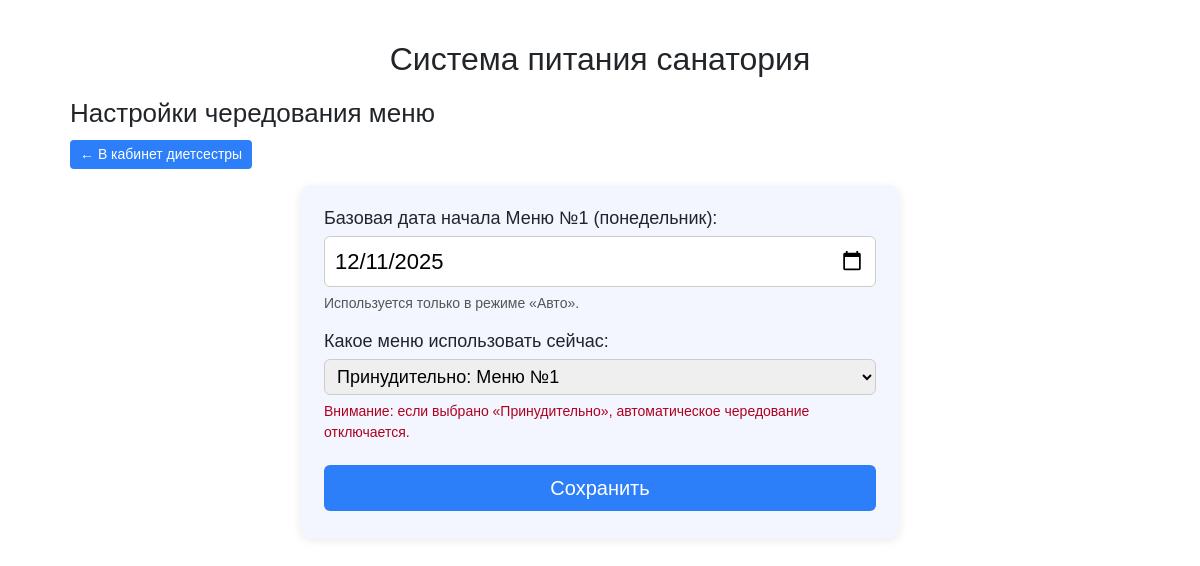
/diet/menu-settings/ (signed in), run on an earlier commit of the app's database.
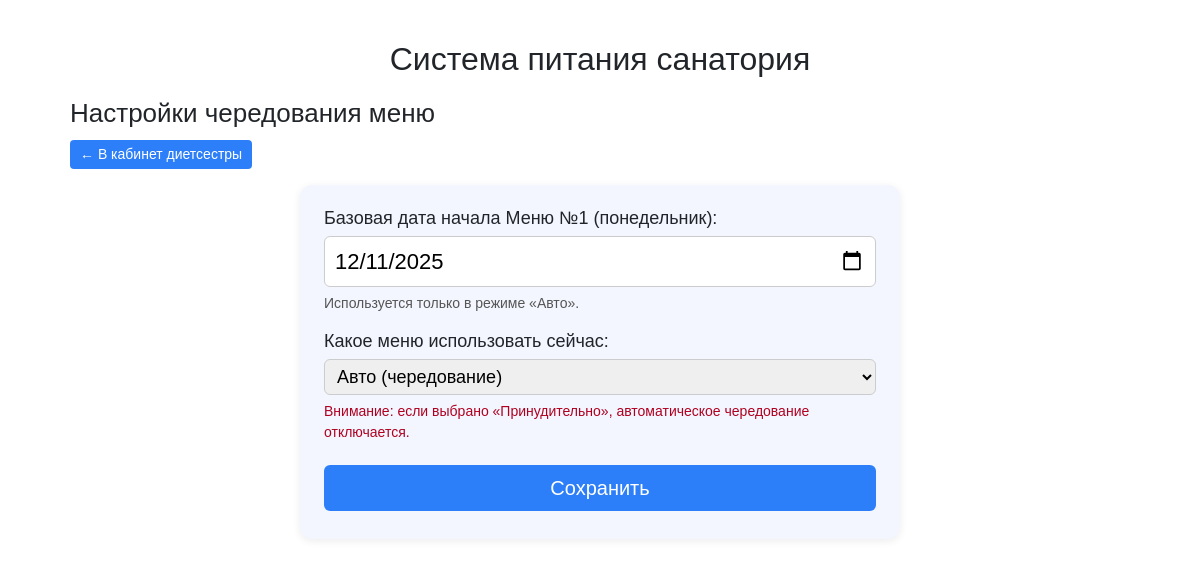
And on a later commit of the database.
### dining/models.py (models this page shows, shortened)
class MenuRotationConfig(models.Model):
    base_date = models.DateField(
        default=date(2025, 12, 8),
        verbose_name="Базовая дата начала Меню №1 (понедельник)",
    )
    forced_cycle = models.ForeignKey(
        "MenuCycle",
        null=True,
        blank=True,
        on_delete=models.SET_NULL,
        verbose_name="Принудительно использовать меню",
        help_text="Если не задано — используется автоматическое чередование.",
    )
    updated_at = models.DateTimeField(auto_now=True)
    class Meta:
        verbose_name = "Настройка чередования меню"
        verbose_name_plural = "Настройки чередования меню"

### dining/views.py (the view, shortened to what this page needs)
# urls.py: path("diet/menu-settings/", views.menu_settings_view, name="menu_settings"),
@login_required
def menu_settings_view(request):
    cfg = get_menu_rotation_config()
    cycles = list(MenuCycle.objects.order_by("id"))
    return render(request, "dining/menu_settings.html", {
        "cfg": cfg,
        "cycles": cycles,
    })

### dining/views.py (called while the page is built)
def get_menu_rotation_config():
    cfg, _ = MenuRotationConfig.objects.get_or_create(id=1)
    return cfg

### templates/dining/menu_settings.html (shortened to what this page needs)
{% extends "base.html" %}
{% block content %}
<h2>Настройки чередования меню</h2>
<p>
  <a href="{% url 'diet_home' %}" class="btn-link">← В кабинет диетсестры</a>
</p>
<div class="menu-select-panel">
  <form method="post" class="menu-select-form">
    <div class="field-row">
      <label>Базовая дата начала Меню №1 (понедельник):</label>
      <input type="date" name="base_date" value="{{ cfg.base_date|date:'Y-m-d' }}">
      <div style="font-size:14px; color:#555; margin-top:6px;">
        Используется только в режиме «Авто».
      </div>
    </div>
    <div class="field-row">
      <label>Какое меню использовать сейчас:</label>
      <select name="forced_cycle">
        <option value="" {% if not cfg.forced_cycle_id %}selected{% endif %}>Авто (чередование)</option>
        {% for c in cycles %}
          <option value="{{ c.id }}" {% if cfg.forced_cycle_id == c.id %}selected{% endif %}>
            Принудительно: {{ c.name }}
          </option>
        {% endfor %}
      </select>
      <div style="font-size:14px; color:#b00020; margin-top:6px;">
        Внимание: если выбрано «Принудительно», автоматическое чередование отключается.
      </div>
    </div>
    <button type="submit">Сохранить</button>
  </form>
</div>
{% endblock %}

### templates/base.html (shortened to what this page needs)
<!DOCTYPE html>
<html lang="ru">
<head>
    <link href="https://cdn.jsdelivr.net/npm/bootstrap@5.3.3/dist/css/bootstrap.min.css"
          rel="stylesheet"
>
<link rel="stylesheet" href="https://cdn.jsdelivr.net/npm/flatpickr/dist/flatpickr.min.css">
</head>
<body>
<div class="container">
    <h1>Система питания санатория</h1>
    {% block content %}{% endblock %}
</div>
</body>
</html>

### templates/base.html (style rules this page uses)
body { font-family: sans-serif; margin: 20px; }
.btn-link { display: inline-block; padding: 6px 12px; background: #2d7ff9; color: #fff; text-decoration: none; border-radius: 4px; font-size: 16px; }
.container { max-width: 1100px; margin: 0 auto; padding: 20px; }
h1 { font-size: 32px; margin: 0 0 10px 0; text-align: center; }
h2 { font-size: 26px; margin: 20px 0 10px 0; }
input[type="text"], input[type="number"], input[type="date"] { font-size: 22px; padding: 8px 10px; border-radius: 6px; border: 1px solid #ccc; width: 100%; box-sizing: border-box; }
.menu-select-panel { max-width: 600px; margin: 0 auto; padding: 20px 24px 28px; background: #f3f6ff; border-radius: 12px; box-shadow: 0 2px 8px rgba(0,0,0,0.08); }
.menu-select-form .field-row { margin-bottom: 14px; }
.menu-select-form label { display: block; font-size: 18px; margin-bottom: 4px; }
.menu-select-form select { font-size: 18px; padding: 6px 8px; width: 100%; box-sizing: border-box; border-radius: 6px; border: 1px solid #ccc; }
.menu-select-form button { font-size: 20px; padding: 8px 20px; border-radius: 6px; border: none; background: #2d7ff9; color: #fff; cursor: pointer; width: 100%; box-sizing: border-box; margin-top: 8px; }
.btn-link { display: inline-block; padding: 4px 10px; background: #2d7ff9; color: #fff; text-decoration: none; border-radius: 4px; font-size: 14px; }

What changed in the data, as far as the page shows it:
changed MenuRotationConfig: forced_cycle "Принудительно: Меню №1" → "Авто (чередование)"
